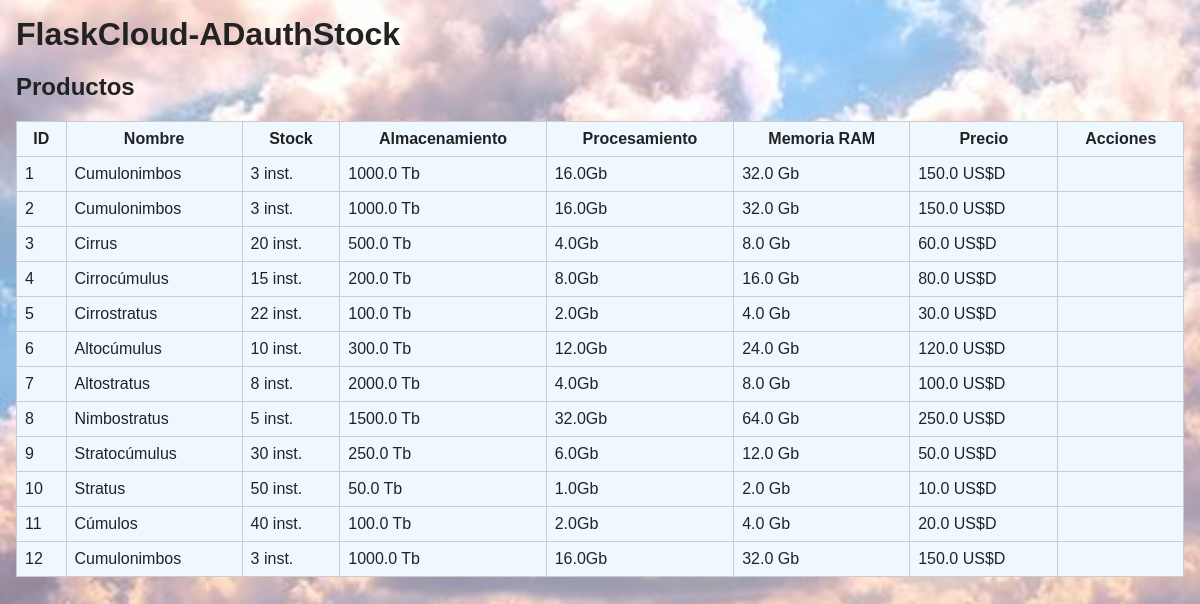
Page /products on the committed database.
### app/models.py (models this page shows)
class Product(db.Model):
    __tablename__ = 'products'
    id = db.Column(db.Integer, primary_key=True)
    nombre = db.Column(db.String(200), nullable=False)
    genero = db.Column(db.String(50), nullable=False)
    altura = db.Column(db.String(20))  # 'baja', 'media', 'alta'
    tipo_servicio = db.Column(db.String(10))  # 'SaaS', 'PaaS', 'IaaS'
    capacidad_almacenamiento = db.Column(db.Float)  # GB
    capacidad_procesamiento = db.Column(db.Float)   # vCPUs
    memoria_ram = db.Column(db.Float)              # GB
    precio_mensual = db.Column(db.Float)
    escalable = db.Column(db.Boolean, default=True)
    descripcion = db.Column(db.Text)
    stock_disponible = db.Column(db.Integer, default=0)

### app/routes.py (the view)
@bp.route('/products')
def products():
    prods = Product.query.all()
    return render_template('products.html', products=prods)

### app/templates/products.html (shortened to what this page needs)
{% extends 'base.html' %}
{% block body %}
  <h2>Productos</h2>
  <table class="tables">
    <thead><tr><th>ID</th><th>Nombre</th><th>Stock</th><th>Almacenamiento</th><th>Procesamiento</th><th>Memoria RAM</th><th>Precio</th><th>Acciones</th></tr></thead>
    <tbody>
      {% for p in products %}
        <tr>
          <td>{{ p.id }}</td>
          <td>{{ p.nombre }}</td>
          <td>{{ p.stock_disponible }} inst.</td>
          <td>{{ p.capacidad_almacenamiento }} Tb</td>
          <td>{{ p.capacidad_procesamiento }}Gb</td>
          <td>{{ p.memoria_ram }} Gb</td>
          <td>{{ p.precio_mensual }} US$D</td>
          <td>
          </td>
        </tr>
      {% endfor %}
    </tbody>
  </table>
{% endblock %}

### app/templates/base.html (shortened to what this page needs)
<!doctype html>
<html lang="es">
  <head>
    {% block head %}
    <link rel="stylesheet" href="{{ url_for('static', filename='style.css') }}">
    {% endblock %}
  </head>
  <body>
    <header>
      <h1>FlaskCloud-ADauthStock</h1>
    </header>
    <main>
      {% block body %}{% endblock %}
    </main>
  </body>
</html>

### app/static/style.css (style rules this page uses)
body { font-family: Arial, sans-serif; margin: 1rem; color: #222;background: url('./images/nubecitas.png') no-repeat center center fixed; background-size: cover; }
header { display:flex; justify-content:space-between; align-items:center }
h1 { margin: 0 }
table { border-collapse: collapse; width: 100%; margin-top: 1rem }
table, th, td { border: 1px solid #ccc ; background-color: aliceblue; }
th, td { padding: 0.5rem }

### rows in the picture
Product: id "1", nombre "Cumulonimbos", stock_disponible "3", capacidad_almacenamiento "1000.0", capacidad_procesamiento "16.0", memoria_ram "32.0", precio_mensual "150.0"
Product: id "2", nombre "Cumulonimbos", stock_disponible "3", capacidad_almacenamiento "1000.0", capacidad_procesamiento "16.0", memoria_ram "32.0", precio_mensual "150.0"
Product: id "3", nombre "Cirrus", stock_disponible "20", capacidad_almacenamiento "500.0", capacidad_procesamiento "4.0", memoria_ram "8.0", precio_mensual "60.0"
Product: id "4", nombre "Cirrocúmulus", stock_disponible "15", capacidad_almacenamiento "200.0", capacidad_procesamiento "8.0", memoria_ram "16.0", precio_mensual "80.0"
Product: id "5", nombre "Cirrostratus", stock_disponible "22", capacidad_almacenamiento "100.0", capacidad_procesamiento "2.0", memoria_ram "4.0", precio_mensual "30.0"
Product: id "6", nombre "Altocúmulus", stock_disponible "10", capacidad_almacenamiento "300.0", capacidad_procesamiento "12.0", memoria_ram "24.0", precio_mensual "120.0"
Product: id "7", nombre "Altostratus", stock_disponible "8", capacidad_almacenamiento "2000.0", capacidad_procesamiento "4.0", memoria_ram "8.0", precio_mensual "100.0"
Product: id "8", nombre "Nimbostratus", stock_disponible "5", capacidad_almacenamiento "1500.0", capacidad_procesamiento "32.0", memoria_ram "64.0", precio_mensual "250.0"
Product: id "9", nombre "Stratocúmulus", stock_disponible "30", capacidad_almacenamiento "250.0", capacidad_procesamiento "6.0", memoria_ram "12.0", precio_mensual "50.0"
Product: id "10", nombre "Stratus", stock_disponible "50", capacidad_almacenamiento "50.0", capacidad_procesamiento "1.0", memoria_ram "2.0", precio_mensual "10.0"
Product: id "11", nombre "Cúmulos", stock_disponible "40", capacidad_almacenamiento "100.0", capacidad_procesamiento "2.0", memoria_ram "4.0", precio_mensual "20.0"
Product: id "12", nombre "Cumulonimbos", stock_disponible "3", capacidad_almacenamiento "1000.0", capacidad_procesamiento "16.0", memoria_ram "32.0", precio_mensual "150.0"
